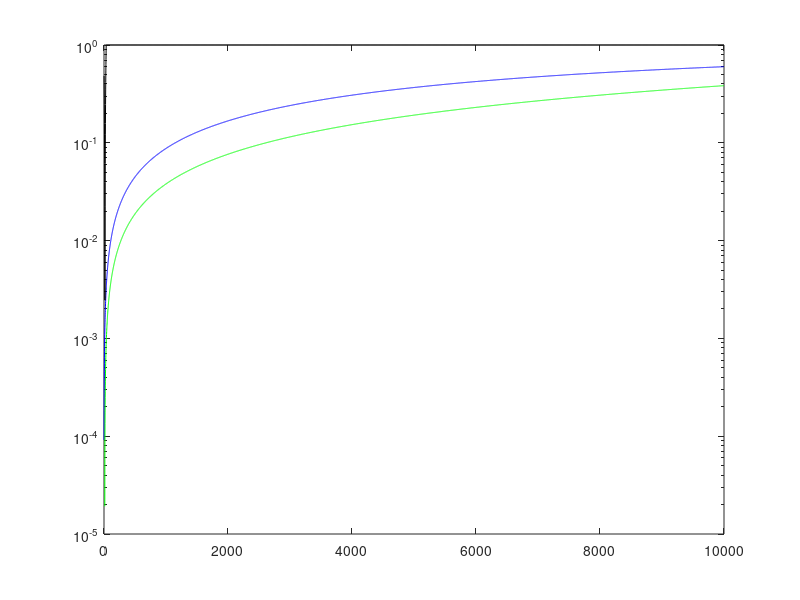

Write the MATLAB code that produced this figure. (Note: this script raises an error after producing the figure.)
clear all
close all
graph_num = 0;
switch graph_num
    case 0
        N=500000; %100; 
        tau = 300;% 5;
        Ua = 5*10^-8;% 2*10^-6;
        Ub=Ua;
        d=.1;
        z= 15;%9;
        y=5;
        alpha=.5;%1;
        ymin = 10^-3;
        ymax = 1;
        t_max = 10000;
    case 1
        N=100; 
        t_max = 100;
        tau = 5;
        Ua = 2*10^-6;
        Ub=Ua;
        d=.1;
        z= 9;
        y=3;
        alpha=1;
        ymin = 10^-5;
        ymax = 10^-1;
end

for t=1:t_max
    j=t-1;
    f(t) = (1-(Ua/(2*tau))-alpha*Ua/tau)^j;
end

disp('start')
for t = 1:t_max
    if graph_num == 1
        for k=1:t-z
            first = ((2^z)-1)*Ub;
            second = exp((-((2^z)-1)*Ub))*(2^z)*Ub*(t-(z+k));
            G(k) = abs(1-exp(first + second)); %Always negative, since it's a probability, we'll take the absolute value
            F(k) = exp((-(2^z-1)*Ua*(k-1)))*(2^z-1)*Ua; %Always Greater than zero
            FG(k) = F(k)*G(k)*(1+d); %Absolute value always less than one
            L(k) = (f(k)*Ua/2)+(1-f(k));
            LG(k) = L(k)*G(k)*(1+d); 
        end
        if t>z
            inside = (-N/tau)*sum(FG); 
            inside2 = (-N/tau)*sum(LG); 
        else
            inside = 0;
            inside2 = 0;
        end
    end
    if graph_num ==1
        P2(t) = 1-exp(inside);
        P4(t) = 1-exp(inside2);
    else
        P2(t) = ((N/(2*tau))*2^(2*z))*Ub*Ua*((t-z)^2)*(1+d);  %So much faster, similar results
        if P2(t) >1
            P2(t) = 1;
        end
    end
    P1(t) = 1-exp((-N*Ub*t*(1+d)*(.5+alpha))/(tau));
    P3(t) = (N/tau)*(2^(z+y-1))*(z+1)*Ua*Ub*(t-(z/2+y))*(1+d);
end
tvec = 1:t_max;
semilogy(tvec,P1,'blue')
hold on
semilogy(tvec,P2,'black')
semilogy(tvec,P3,'green')
semilogy(tvec,P4,'red')
legend('P1','P2','P3','P4')
legend('Location','southeast')
axis([10 t_max ymin ymax+ymax*.1])
xlabel('Time, t');
ylabel('Probability of Cancer Initiation')
disp('Done')